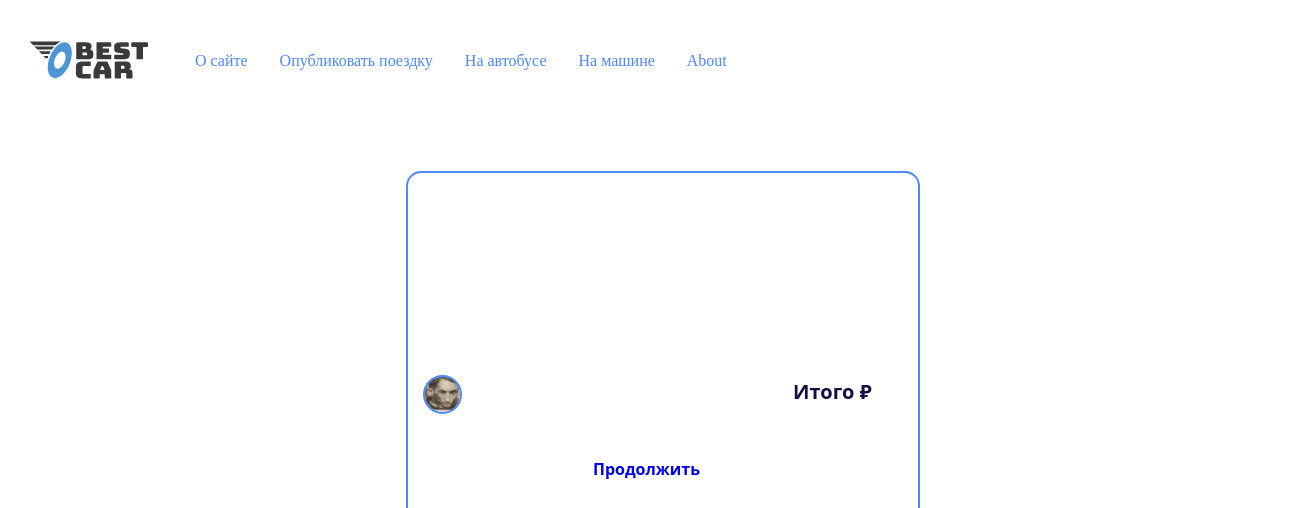
/booking/to_book/A2VHP6DUQLKY5CRUXZYO6755LN30UNWL8GZ88X3T/, run on an earlier commit of the app's database.
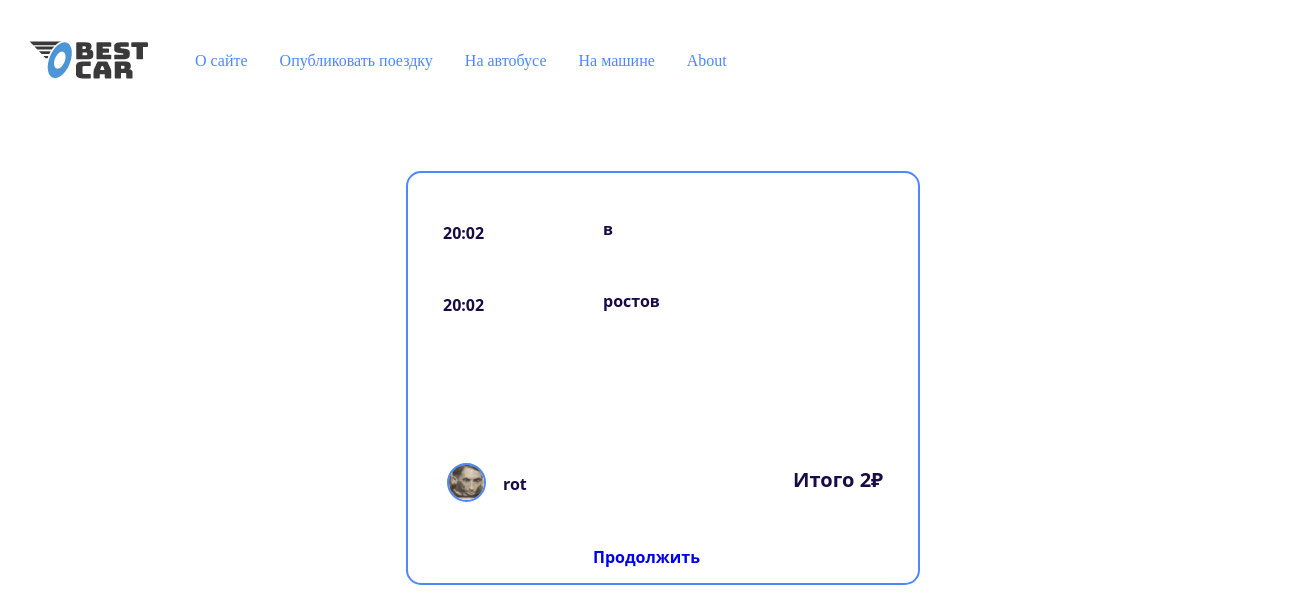
And on a later commit of the database.
### bestcar/models.py (models this page shows, shortened)
class Publishing_a_trip(models.Model):
    SEATING = [
        (1, '1'),
        (2, '2'),
        (3, '3'),
        (4, '4')
    ]
    departure = models.CharField(max_length=100, verbose_name="отправление", validators=[Validators_language_model()])
    arrival = models.CharField(max_length=100, verbose_name="прибытие", validators=[Validators_language_model()])
    departure_time = models.DateTimeField(verbose_name="время отправления", validators=[Validators_date_model()])
    arrival_time = models.DateTimeField(verbose_name="время прибытия", default=None,
                                        validators=[Validators_date_model()])
    free_seating = models.PositiveSmallIntegerField(verbose_name='количество мест', choices=SEATING, default=1)
    reserved_seats = models.PositiveIntegerField(verbose_name='количество бронированных мест', default=0)
    cat = models.ForeignKey('Category', verbose_name="категория", on_delete=models.PROTECT, default=1)
    price = models.PositiveSmallIntegerField(verbose_name="цена")
    author = models.ForeignKey(get_user_model(), on_delete=models.CASCADE,
                               related_name="author", null=True, default=None)
    slug = models.SlugField(max_length=100, unique=True, db_index=True)
    models_auto = models.CharField(max_length=100, verbose_name="модель автомобиля")
    objects = models.Manager()
    car = CarManager()
    bus = BusManager()
    class Meta:
        verbose_name = 'Опубликованные поездки'
        verbose_name_plural = 'Опубликованные поездки'
        ordering = ('departure_time',)

### users/models.py (models this page shows, shortened)
class User(AbstractUser):
    photo = models.ImageField(upload_to='users/$Y/%m/%d/', blank=True, null=True, verbose_name='Фотография')
    class Meta:
        verbose_name = 'Пользователи'
        verbose_name_plural = 'Пользователи'

### booking/views.py (the view)
# urls.py: path('to_book/<slug:trip_slug>/', Bookings.as_view(), name='to_book'),
class Bookings(DataMixin, BaseView, ListView):
    model = Publishing_a_trip
    template_name = 'bestcar/to_book_a_trip.html'
    title_page = 'Потверждение'
    def dispatch(self, request, *args, **kwargs):
        self.trip_slug = kwargs.get('trip_slug')
        return super().dispatch(request, *args, **kwargs)
    def get_queryset(self):
        return Bookings_services.bookings_services(slug=self.trip_slug)
    def get_context_data(self, **kwargs):
        context = super().get_context_data(**kwargs)
        return self.get_mixin_context(context, default_image=settings.DEFAULT_USER_IMAGE)

### bestcar/utils.py (called while the page is built)
    def get_mixin_context(self, context, **kwargs):
        if self.title_page:
            context['title'] = self.title_page
        context['menu'] = MENU  # Предполагается, что MENU - это глобальная переменная
        context.update(kwargs)
        return context

### booking/services.py (called while the page is built)
    @staticmethod
    def bookings_services(**kwargs):
        try:
            slug = kwargs['slug']
            object_list = get_object_or_404(Publishing_a_trip, slug=slug)
            return object_list
        except Http404 as e:
            return JsonResponse({
                "errorMessage": str(e),
                "status": 400
            })

### booking/views.py (called while the page is built)
    def dispatch(self, request, *args, **kwargs):
        try:
            response = super().dispatch(request, *args, **kwargs)
        except Exception as e:
            return self._response(e, status=400)
        if isinstance(response, (dict, list)):
            return self._response(response)
        else:
            return response

### bestcar/templates/bestcar/to_book_a_trip.html (shortened to what this page needs)
{% extends 'base.html' %}
{% block content %}
{% load static %}
<link rel="stylesheet" type="text/css" href="{% static 'bestcar/css/style_to_book_a_trip.css' %}">
<div id="frame">
    <p id="departure"> {{object_list.departure}}</p>
    <p id="arrival"> {{object_list.arrival}}</p>
    <p id="departure_time"> {{object_list.departure_time|date:"H:i"}}</p>
    <p id="arrival_time"> {{object_list.arrival_time|date:"H:i"}}</p>
    <p id="price"> Итого {{object_list.price}}₽</p>
    <p id="username"> {{object_list.author.username}}</p>
        {%  if object_list.author.photo   %}
            <img src="{{ object_list.author.photo.url }}" id="photo_user" />
        {% else %}
            <img src ='{{default_image}}' id="default_user_photo"  />
        {% endif %}
    <p id="load"><a href="{% url 'booking:booking' object_list.slug %}" >Продолжить</a></p>
</div>
{% endblock %}

What changed in the data, as far as the page shows it:
added Publishing_a_trip: departure "в", arrival "ростов", departure_time "20:02", arrival_time "20:02", price "2", author.username "rot"
